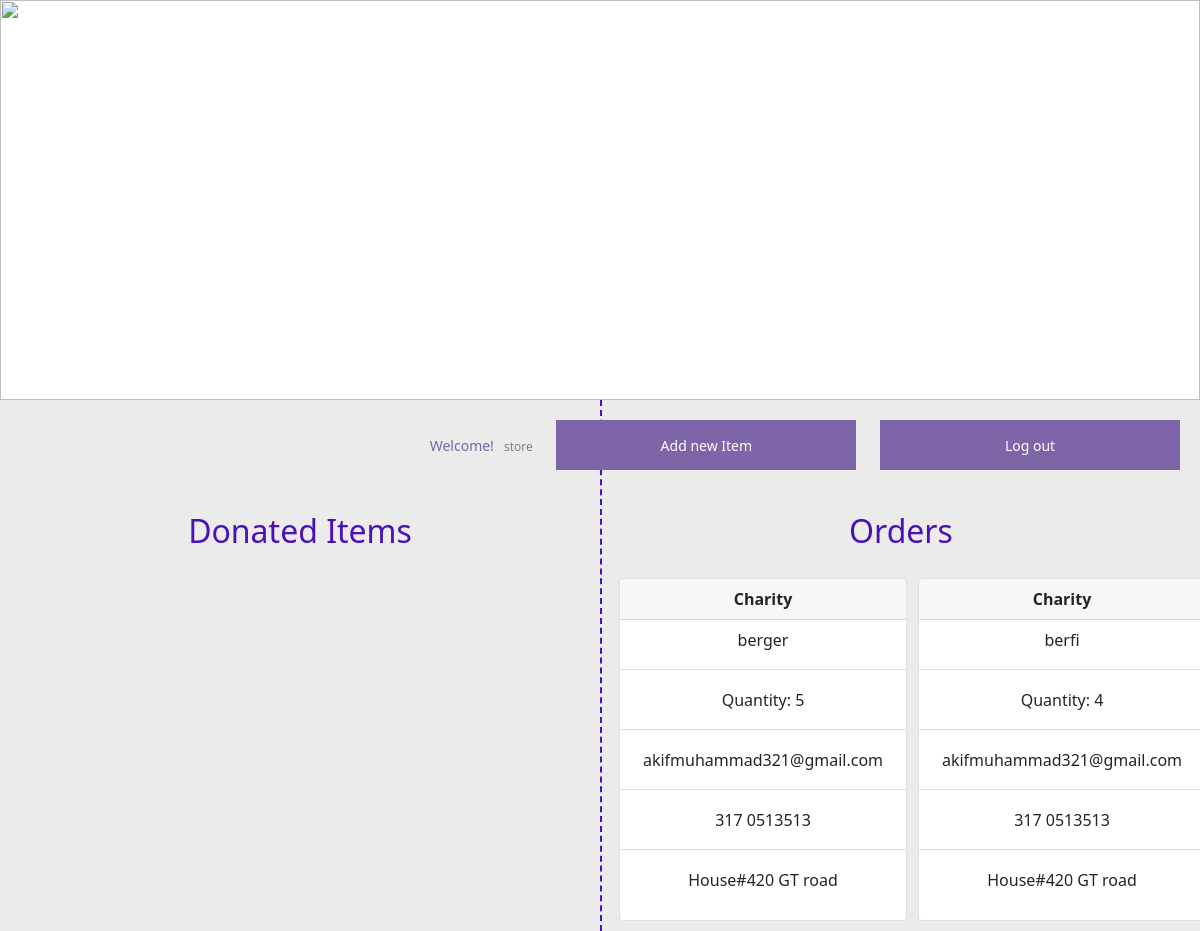
The app's page /list/item/store with its own data.
### app.py (models this page shows, shortened)
class orders(db.Model):  # username of owner's food that's unique.
    id = db.Column(db.Integer, primary_key=True)
    username = db.Column(db.String(80), nullable=False)
    fullname = db.Column(db.String(120), nullable=False)
    email = db.Column(db.String(100), nullable=False)
    location = db.Column(db.String(200), nullable=False)
    contact = db.Column(db.String(20), nullable=False)
    fooditemid = db.Column(db.Integer, nullable=False)
    quantityoffood = db.Column(db.String(1000), nullable=False)

class deletedfooditems(db.Model):
    id = db.Column(db.Integer, primary_key=True)
    username = db.Column(db.String(80), nullable=False)
    itemName = db.Column(db.String(120), nullable=False)
    expDay = db.Column(db.Integer, nullable=False)
    expMonth = db.Column(db.Integer, nullable=False)
    expYear = db.Column(db.Integer, nullable=False)
    qx = db.Column(db.Integer, nullable=False)

### app.py (the view)
@app.route('/list/item/<username>')
def listitem(username):
    items = {}
    items = fooditem.query.filter_by(username=username).all()
    order = orders.query.filter_by(username=username).all()
    if len(items) == 0:
        items = deletedfooditems.query.filter_by(username=username).all()
    obj = {}
    for item in order:
        try:
            value = fooditem.query.filter_by(
                id=item.fooditemid).first().itemName
        except:
            value = deletedfooditems.query.filter_by(
                id=item.fooditemid).first().itemName
        obj[item.fooditemid] = value
    return render_template("item-list-store.html", usrname=username, items=items, orders=order, foodnames=obj)

### templates/item-list-store.html (shortened to what this page needs)
{% extends 'base.html' %}
{% block body %}
<div class="header-container">
    <img src="/static/images/header.jpg" height="400px" width="100%" alt="">
    <div id="username">Welcome!<label id="usrname">{{usrname}}</label>
        <button class="filledbtn" id="newitembtn">Add new Item</button>
        <button class="filledbtn" id="logOutBtn">Log out</button>
    </div>
</div>
<div class="container-fluid" style="background-color:rgb(235, 235, 235);">
    <div class="row">
        <div class="col-md-6">
            <div class="row mt-5">
                <h2 class="text-center pt-3 mt-5" style="color: rgb(75, 17, 182);">Donated Items</h2>
            </div>
        </div>
        <div class="col-md-6" style="border-left: 2px dashed rgb(75, 17, 182);">
            <div class="row mt-5">
                <h2 class="text-center pt-3 mt-5" style="color: rgb(75, 17, 182);">Orders</h2>
                {% for item in orders %}
                <div class="col-md-6 text-center">
                    <div class="card" style="width: 18rem; margin: 20px 5px 10px 5px;">
                        <div class="card-header">
                            <strong>{{item.fullname}}</strong>
                        </div>
                        <ul class="list-group list-group-flush">
                            <li class="list-group-item"> {{foodnames[item.fooditemid]}}</li>
                            <li class="list-group-item">Quantity: {{item.quantityoffood}}</li>
                            <li class="list-group-item">{{item.email}}</li>
                            <li class="list-group-item">{{item.contact}}</li>
                            <li class="list-group-item">{{item.location}}</li>
                        </ul>
                    </div>
                </div>
                {% endfor %}
            </div>
        </div>
    </div>
</div>
{% endblock %}

### static/css/main.css (style rules this page uses)
body { font-family: Verdana, Geneva, Tahoma, sans-serif; margin: 0px !important; padding: 0px !important; }
* { box-sizing: border-box; }
.header-container { position: relative; height: 400px; width: 100%; }
.row { display: flex; }
.filledbtn { width: 300px; height: 50px; margin: 10px; text-align: center !important; border-style: none; color: white !important; background-color: rgb(125, 101, 168); }
label { display: inline; font-size: 12px; color: gray; margin: 10px; }
#username { text-align: right; font-size: 14px; color: rgb(125, 101, 168); margin: 10px; }
li { position: relative; width: 100%; height: 50px; list-style-type: none; margin-bottom: 10px; border-top: none; border-right: none; border-bottom: 1px gray dotted; border-left: 1px gray dotted; }

### records on screen
orders: fullname "Charity", fooditemid.itemName "berger", quantityoffood "5", email "akifmuhammad321@gmail.com", contact "317 0513513", location "House#420 GT road"
orders: fullname "Charity", fooditemid.itemName "berfi", quantityoffood "4", email "akifmuhammad321@gmail.com", contact "317 0513513", location "House#420 GT road"

### other values on screen
{{ usrname }} "store"
